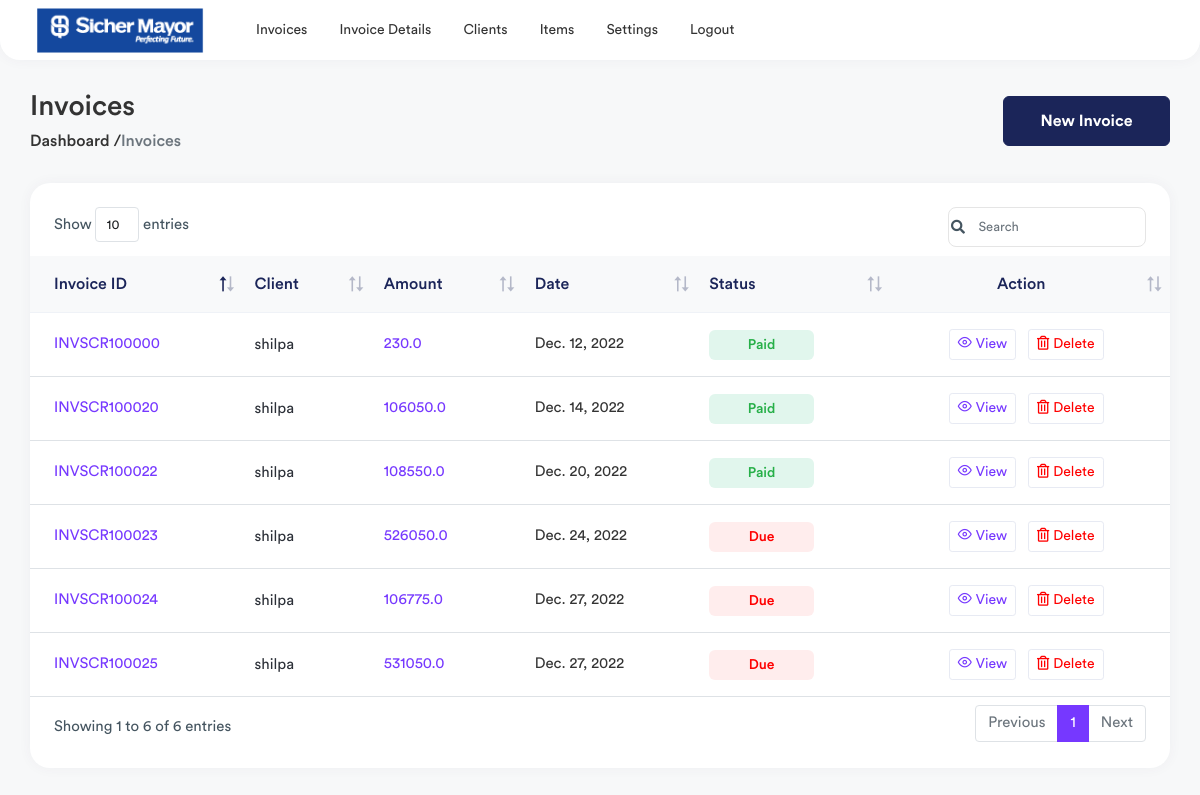
Before: / (signed in) with the older database file.
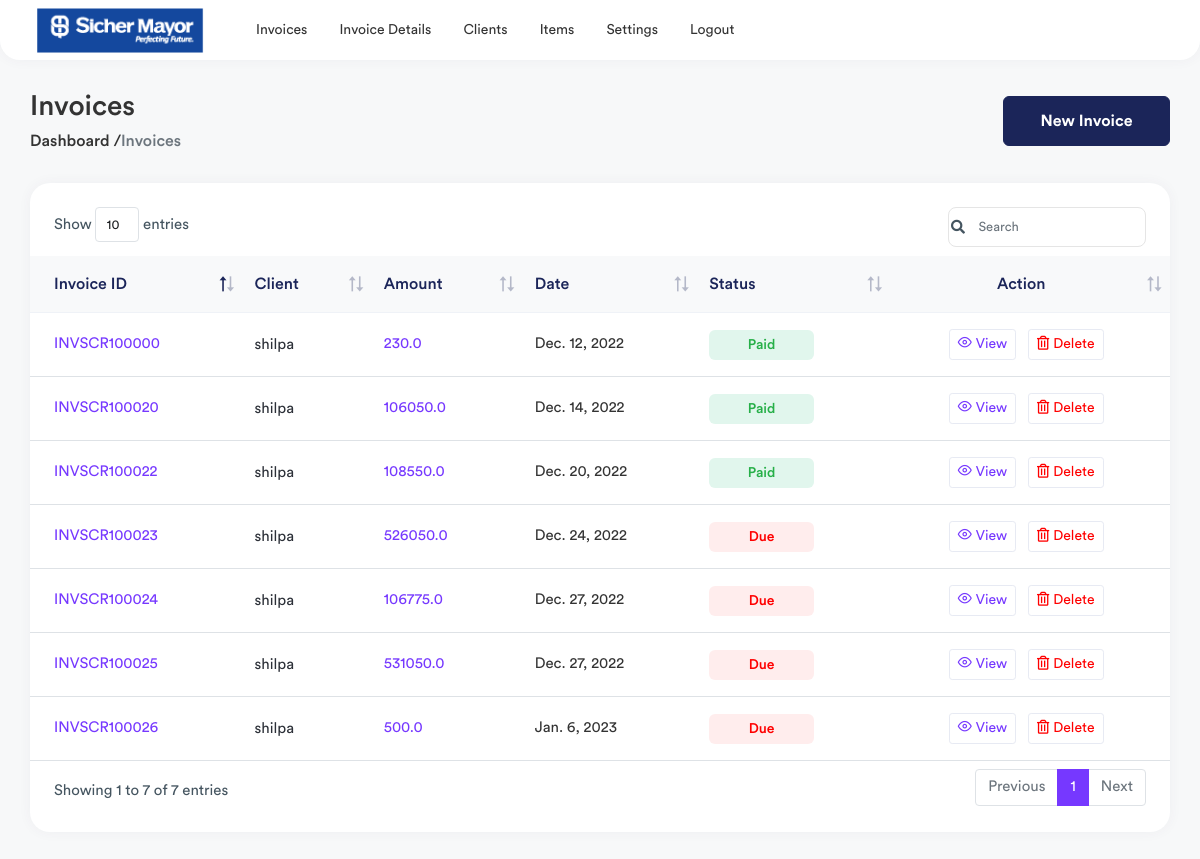
After: the same page with the newer database file.
### invoice/models.py (models this page shows, shortened)
class Invoice(models.Model):
    invoice_choices = (('Due','Due'),('Paid','Paid'))
    invoice_number = models.CharField(max_length=50,null=True)
    client = models.ForeignKey(ClientDetails,on_delete=models.CASCADE,null=True)
    date = models.DateField(null=True)
    item_total = models.FloatField(default=0)
    tax_amount = models.FloatField(default=0)
    grand_total = models.FloatField(default=0)
    amount_paid = models.FloatField(default=0)
    status = models.CharField(max_length=10,choices=invoice_choices,null=True)
    note = models.CharField(max_length=2000,null=True)

class ClientDetails(models.Model):
    name = models.CharField(max_length=200,null=True)
    email = models.CharField(max_length=200,null=True)
    address = models.CharField(max_length=500,null=True)
    city = models.CharField(max_length=500,null=True)
    country = models.CharField(max_length=50,null=True)
    zipcode = models.CharField(max_length=20,null=True)
    phone = models.CharField(max_length=20,unique=True,null=True)
    class Meta:
        verbose_name_plural = ("Clientdetail")

### invoice/views.py (the view)
# urls.py: path('',views.home, name='home'),
@login_required(login_url="/login-page/")
def home(request):
    invoices = Invoice.objects.all()
    context = {
        "invoices" : invoices,
    }
    return render(request,'invoice-list.html',context)

### templates/invoice-list.html (shortened to what this page needs)
{% extends 'base.html' %}
{% load static %}
{% block content %}
<div class="page-wrapper">
    <div class="content container-fluid">
        <div class="page-header">
            <div class="row align-items-center">
                <div class="col">
                    <h3 class="page-title">Invoices</h3>
                    <ul class="breadcrumb">
                        <li class=""><a href="index.html">Dashboard /</a></li>
                        <li class="breadcrumb-item active">Invoices</li>
                    </ul>
                </div>
                <div class="col-auto">
                </div>
                <div class="col-lg-4 col-md-4">
                    <div class="invoices-settings-btn">
                        <a href="{% url 'invoice:invoice' %}" class="btn">
                             New Invoice
                        </a>
                    </div>
                </div>
            </div>
        </div>
        <div class="row">
            <div class="col-sm-12">
                <div class="card card-table">
                    <div class="card-body">
                        <div class="table-responsive">
                            <table class="table table-stripped table-hover datatable">
                                <thead class="thead-light">
                                    <tr>
                                        <th>Invoice ID</th>
                                        <th>Client</th>
                                        <th>Amount</th>
                                        <th>Date</th>
                                        <th>Status</th>
                                        <th class="text-center">Action</th>
                                    </tr>
                                </thead>
                                <tbody>
                                    {% for invoice in invoices %}
                                    <tr>
                                        <td>
                                            <a href="view-invoice.html" class="invoice-link">{{invoice.invoice_number}}</a>
                                        </td>
                                        <td>
                                            <h2 class="table-avatar">
                                                {{invoice.client.name}}
                                            </h2>
                                        </td>
                                        <td class="text-primary">{{invoice.grand_total}}</td>
                                        <td>{{invoice.date}}</td>
                                        {% if invoice.status == "Paid" %}
                                        <td><span class="badge bg-success-light">{{invoice.status}}</span></td>
                                        {% else %}
                                        <td><span class="badge bg-danger-light">{{invoice.status}}</span></td>
                                        {% endif %}
                                        <td class="text-center">
                                            <a href="{% url 'invoice:bill' invoice.id %}"
                                                class="btn btn-sm btn-white text-primary me-2"><i
                                                    class="fe fe-eye me-1"></i>View</a>
                                            <a onclick="deleteInvoice({{invoice.id}})"
                                                class="btn btn-sm btn-white text-danger me-2"><i
                                                    class="far fa-trash-alt me-1"></i>Delete</a>
                                        </td>
                                    </tr>
                                    {% endfor %}
                                </tbody>
                            </table>
                        </div>
                    </div>
                </div>
            </div>
        </div>
    </div>
</div>
{% endblock %}

### templates/base.html (shortened to what this page needs)
{% load static %}
<!DOCTYPE html>
<html lang="en">
<head>
    <link rel="stylesheet" href="{% static 'css/bootstrap.min.css' %}">
    <link rel="stylesheet" href="{% static 'plugins/fontawesome/css/fontawesome.min.css' %}">
    <link rel="stylesheet" href="{% static 'plugins/fontawesome/css/all.min.css' %}">
    <link rel="stylesheet" href="{% static 'plugins/icons/feather/feather.css' %}">
    <link rel="stylesheet" href="{% static 'plugins/select2/css/select2.min.css' %}">
    <link rel="stylesheet" href="{% static 'css/bootstrap-datetimepicker.min.css' %}">
    <link rel="stylesheet" href="{% static 'css/style.css' %}">
    <link rel="stylesheet" href="{% static 'plugins/datatables/datatables.min.css' %}">
</head>
<body>
    <div class="main-wrapper">
        <div class="header header-one">
            <div class="header-left header-left-one">
                <a href="" class="logo">
                    <img src="{% static 'img/sm.png' %}" alt="Logo">
                </a>
            </div>
            {% include 'header.html' %}
        </div>
        {% block content %}
        {% endblock %}
    </div>
</body>
</html>

### templates/header.html
{% load static %}
<ul class="nav nav-tabs user-menu">
    <li class="nav-item ">
        <a class="nav-link" href="{% url 'invoice:home' %}" role="button">
            <span>Invoices</label>
        </a>
    </li>
    <li class="nav-item ">
        <a href="{% url 'invoice:estimates' %}" class=" nav-link">
            Invoice Details
        </a>
    </li>
    <li class="nav-item ">
        <a href="{% url 'invoice:clients' %}" class="nav-link">Clients
        </a>
    </li>
    <li class="nav-item dropdown has-arrow main-drop">
        <a href="{% url 'invoice:items' %}" class="nav-link">Items
        </a>
    </li>
    <li class="nav-item dropdown has-arrow main-drop">
        <a href="{% url 'invoice:settings' %}" class="nav-link">Settings
        </a>
    </li>
    <li class="nav-item dropdown has-arrow main-drop">
        <a href="{% url 'invoice:logout' %}" class="nav-link">Logout
        </a>
    </li>
</ul>

Changed rows visible on the page:
added Invoice: invoice_number "INVSCR100026", client.name "shilpa", grand_total "500.0", date "Jan. 6, 2023", status "Due"
Other visible differences:
text written by a page script: "Show entries Showing 1 to 6 of 6 entries Previous 1 Next" → "Show entries Showing 1 to 7 of 7 entries Previous 1 Next"
